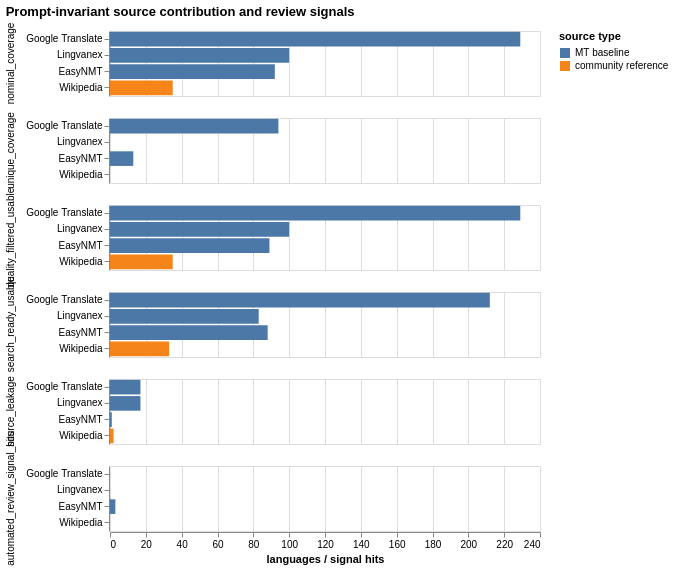

The notebook cell this image was saved under:
### Markdown cell above
### Source Contribution and Signal Synthesis

This table gathers the contribution measures in one place. I use it to keep several facts visible at once: total coverage, unique coverage, overlap with Wikipedia, source-term leakage, automated review signals, and retention after filtering. The point is synthesis, not ranking. A source can be valuable because it verifies another source, expands coverage, or exposes a failure mode that matters methodologically.

### Code cell
import re as _re
import unicodedata as _unicodedata

def _norm_for_alignment(val):
    if not isinstance(val, str):
        return ""
    val = _unicodedata.normalize("NFKC", val).strip().casefold()
    val = _re.sub(r"\s+", " ", val)
    return val.strip(" .,:;!?¡¿()[]{}\"'`“”‘’/")

def _quality_failure(val):
    _, action = curate_translation(val)
    return (
        action in ("nulled", "placeholder")
        or is_repetition_loop(val)
        or has_extreme_term_length(val)
        or has_unicode_escape(val)
    )

def _review_signal_count(vals):
    total = 0
    for val in vals:
        _, action = curate_translation(val)
        total += int(action in ("nulled", "stripped", "placeholder"))
        total += int(is_repetition_loop(val))
        total += int(has_extreme_term_length(val))
        total += int(has_unicode_escape(val))
    return total

wiki_col = BASELINE_SERVICES.get("Wikipedia")
wiki_lookup = {}
if wiki_col and wiki_col in df.columns:
    wiki_lookup = {
        row["language_code"]: _norm_for_alignment(row[wiki_col])
        for _, row in df[df[wiki_col].notna()][["language_code", wiki_col]].iterrows()
    }

summary_rows = []
for svc, col in BASELINE_SERVICES.items():
    if col not in df.columns:
        continue

    covered_df = df[df[col].notna()][["language_code", col]].copy()
    covered_set = set(covered_df["language_code"])
    covered = len(covered_set)
    vals = covered_df[col].astype(str)

    other_sets = [cov_sets[k] for k in cov_sets if k != svc]
    unique_to_source = len(covered_set - set().union(*other_sets)) if other_sets else covered
    source_leakage = int(vals.apply(lambda v: has_source_leakage(v, TERM)).sum())
    exact_passthrough = int((vals.str.strip().str.casefold() == TERM.casefold()).sum())
    review_signal_hits = _review_signal_count(vals)
    quality_filtered_usable = int((~vals.apply(_quality_failure)).sum())
    search_ready_usable = int((~vals.apply(lambda v: _quality_failure(v) or has_source_leakage(v, TERM))).sum())

    wiki_match_rate = None
    if svc != "Wikipedia" and wiki_lookup:
        comparable = covered_df[covered_df["language_code"].isin(wiki_lookup)]
        if len(comparable):
            matches = comparable.apply(
                lambda row: _norm_for_alignment(row[col]) == wiki_lookup.get(row["language_code"], ""),
                axis=1,
            )
            wiki_match_rate = round(100 * matches.mean(), 1)

    summary_rows.append({
        "source": svc,
        "source_type": "community reference" if svc == "Wikipedia" else "MT baseline",
        "nominal_coverage": covered,
        "unique_coverage": unique_to_source,
        "source_leakage": source_leakage,
        "exact_passthrough": exact_passthrough,
        "automated_review_signal_hits": review_signal_hits,
        "quality_filtered_usable": quality_filtered_usable,
        "search_ready_usable": search_ready_usable,
        "wiki_exact_match_rate_pct": wiki_match_rate,
    })

source_signal_summary = pd.DataFrame(summary_rows).sort_values("nominal_coverage", ascending=False)
source_signal_summary["source_leakage_rate_pct"] = (
    source_signal_summary["source_leakage"] / source_signal_summary["nominal_coverage"] * 100
).round(1)
source_signal_summary["search_ready_retention_pct"] = (
    source_signal_summary["search_ready_usable"] / source_signal_summary["nominal_coverage"] * 100
).round(1)

display(source_signal_summary)

synth_long = source_signal_summary.melt(
    id_vars=["source", "source_type"],
    value_vars=[
        "nominal_coverage", "unique_coverage", "quality_filtered_usable",
        "search_ready_usable", "source_leakage", "automated_review_signal_hits",
    ],
    var_name="signal",
    value_name="n_languages",
)
signal_order = [
    "nominal_coverage", "unique_coverage", "quality_filtered_usable",
    "search_ready_usable", "source_leakage", "automated_review_signal_hits",
]
chart = alt.Chart(synth_long).mark_bar().encode(
    x=alt.X("n_languages:Q", title="languages / signal hits"),
    y=alt.Y("source:N", sort=alt.SortField("n_languages", order="descending"), title=None),
    color=alt.Color("source_type:N", title="source type"),
    row=alt.Row("signal:N", sort=signal_order, title=None),
    tooltip=["source:N", "source_type:N", "signal:N", "n_languages:Q"],
).properties(width=430, height=65, title="Prompt-invariant source contribution and review signals")
display(chart)

### Figure 1 — Vega specification as saved in the notebook (floating-point values rounded to 4 significant figures)
{"$schema": "https://vega.github.io/schema/vega/v6.json", "data": [{"name": "source_0", "values": [{"source": "Google Translate", "source_type": "MT baseline", "signal": "nominal_coverage", "n_languages": 229, "row_signal_sort_index": 0.0}, {"source": "Lingvanex", "source_type": "MT baseline", "signal": "nominal_coverage", "n_languages": 100, "row_signal_sort_index": 0.0}, {"source": "EasyNMT", "source_type": "MT baseline", "signal": "nominal_coverage", "n_languages": 92, "row_signal_sort_index": 0.0}, {"source": "Wikipedia", "source_type": "community reference", "signal": "nominal_coverage", "n_languages": 35, "row_signal_sort_index": 0.0}, {"source": "Google Translate", "source_type": "MT baseline", "signal": "unique_coverage", "n_languages": 94, "row_signal_sort_index": 1.0}, {"source": "Lingvanex", "source_type": "MT baseline", "signal": "unique_coverage", "n_languages": 0, "row_signal_sort_index": 1.0}, {"source": "EasyNMT", "source_type": "MT baseline", "signal": "unique_coverage", "n_languages": 13, "row_signal_sort_index": 1.0}, {"source": "Wikipedia", "source_type": "community reference", "signal": "unique_coverage", "n_languages": 0, "row_signal_sort_index": 1.0}, {"source": "Google Translate", "source_type": "MT baseline", "signal": "quality_filtered_usable", "n_languages": 229, "row_signal_sort_index": 2.0}, {"source": "Lingvanex", "source_type": "MT baseline", "signal": "quality_filtered_usable", "n_languages": 100, "row_signal_sort_index": 2.0}, {"source": "EasyNMT", "source_type": "MT baseline", "signal": "quality_filtered_usable", "n_languages": 89, "row_signal_sort_index": 2.0}, {"source": "Wikipedia", "source_type": "community reference", "signal": "quality_filtered_usable", "n_languages": 35, "row_signal_sort_index": 2.0}, {"source": "Google Translate", "source_type": "MT baseline", "signal": "search_ready_usable", "n_languages": 212, "row_signal_sort_index": 3.0}, {"source": "Lingvanex", "source_type": "MT baseline", "signal": "search_ready_usable", "n_languages": 83, "row_signal_sort_index": 3.0}, {"source": "EasyNMT", "source_type": "MT baseline", "signal": "search_ready_usable", "n_languages": 88, "row_signal_sort_index": 3.0}, {"source": "Wikipedia", "source_type": "community reference", "signal": "search_ready_usable", "n_languages": 33, "row_signal_sort_index": 3.0}, {"source": "Google Translate", "source_type": "MT baseline", "signal": "source_leakage", "n_languages": 17, "row_signal_sort_index": 4.0}, {"source": "Lingvanex", "source_type": "MT baseline", "signal": "source_leakage", "n_languages": 17, "row_signal_sort_index": 4.0}, {"source": "EasyNMT", "source_type": "MT baseline", "signal": "source_leakage", "n_languages": 1, "row_signal_sort_index": 4.0}, {"source": "Wikipedia", "source_type": "community reference", "signal": "source_leakage", "n_languages": 2, "row_signal_sort_index": 4.0}, {"source": "Google Translate", "source_type": "MT baseline", "signal": "automated_review_signal_hits", "n_languages": 0, "row_signal_sort_index": 5.0}, {"source": "Lingvanex", "source_type": "MT baseline", "signal": "automated_review_signal_hits", "n_languages": 0, "row_signal_sort_index": 5.0}, {"source": "EasyNMT", "source_type": "MT baseline", "signal": "automated_review_signal_hits", "n_languages": 3, "row_signal_sort_index": 5.0}, {"source": "Wikipedia", "source_type": "community reference", "signal": "automated_review_signal_hits", "n_languages": 0, "row_signal_sort_index": 5.0}]}, {"name": "row_domain", "values": [{"signal": "nominal_coverage", "row_signal_sort_index": 0.0}, {"signal": "unique_coverage", "row_signal_sort_index": 1.0}, {"signal": "quality_filtered_usable", "row_signal_sort_index": 2.0}, {"signal": "search_ready_usable", "row_signal_sort_index": 3.0}, {"signal": "source_leakage", "row_signal_sort_index": 4.0}, {"signal": "automated_review_signal_hits", "row_signal_sort_index": 5.0}]}, {"name": "data_2", "values": [{"n_languages_end": 229.0, "n_languages_start": 0.0, "source_type": "MT baseline"}, {"n_languages_end": 100.0, "n_languages_start": 0.0, "source_type": "MT baseline"}, {"n_languages_end": 92.0, "n_languages_start": 0.0, "source_type": "MT baseline"}, {"n_languages_end": 35.0, "n_languages_start": 0.0, "source_type": "community reference"}, {"n_languages_end": 94.0, "n_languages_start": 0.0, "source_type": "MT baseline"}, {"n_languages_end": 0.0, "n_languages_start": 0.0, "source_type": "MT baseline"}, {"n_languages_end": 13.0, "n_languages_start": 0.0, "source_type": "MT baseline"}, {"n_languages_end": 0.0, "n_languages_start": 0.0, "source_type": "community reference"}, {"n_languages_end": 229.0, "n_languages_start": 0.0, "source_type": "MT baseline"}, {"n_languages_end": 100.0, "n_languages_start": 0.0, "source_type": "MT baseline"}, {"n_languages_end": 89.0, "n_languages_start": 0.0, "source_type": "MT baseline"}, {"n_languages_end": 35.0, "n_languages_start": 0.0, "source_type": "community reference"}, {"n_languages_end": 212.0, "n_languages_start": 0.0, "source_type": "MT baseline"}, {"n_languages_end": 83.0, "n_languages_start": 0.0, "source_type": "MT baseline"}, {"n_languages_end": 88.0, "n_languages_start": 0.0, "source_type": "MT baseline"}, {"n_languages_end": 33.0, "n_languages_start": 0.0, "source_type": "community reference"}, {"n_languages_end": 17.0, "n_languages_start": 0.0, "source_type": "MT baseline"}, {"n_languages_end": 17.0, "n_languages_start": 0.0, "source_type": "MT baseline"}, {"n_languages_end": 1.0, "n_languages_start": 0.0, "source_type": "MT baseline"}, {"n_languages_end": 2.0, "n_languages_start": 0.0, "source_type": "community reference"}, {"n_languages_end": 0.0, "n_languages_start": 0.0, "source_type": "MT baseline"}, {"n_languages_end": 0.0, "n_languages_start": 0.0, "source_type": "MT baseline"}, {"n_languages_end": 3.0, "n_languages_start": 0.0, "source_type": "MT baseline"}, {"n_languages_end": 0.0, "n_languages_start": 0.0, "source_type": "community reference"}]}, {"name": "source_0_y_domain_source", "values": [{"sort_field": 781, "source": "Google Translate"}, {"sort_field": 300, "source": "Lingvanex"}, {"sort_field": 286, "source": "EasyNMT"}, {"sort_field": 105, "source": "Wikipedia"}]}, {"name": "data_2_color_domain_source_type", "values": [{"source_type": "MT baseline"}, {"source_type": "community reference"}]}], "signals": [{"name": "child_width", "value": 430}, {"name": "child_height", "value": 65}], "marks": [{"type": "group", "name": "row_header", "from": {"data": "row_domain"}, "sort": {"field": "datum[\"row_signal_sort_index\"]", "order": "ascending"}, "encode": {"update": {"height": {"signal": "child_height"}}}, "axes": [{"scale": "y", "grid": false, "zindex": 0, "orient": "left"}], "title": {"text": {"signal": "isValid(parent[\"signal\"]) ? parent[\"signal\"] : \"\"+parent[\"signal\"]"}, "style": "guide-label", "orient": "left", "offset": 10, "frame": "group"}, "role": "row-header"}, {"type": "group", "name": "column_footer", "encode": {"update": {"width": {"signal": "child_width"}}}, "axes": [{"scale": "x", "title": "languages / signal hits", "grid": false, "labelOverlap": true, "tickCount": {"signal": "ceil(child_width/40)"}, "orient": "bottom", "labelFlush": true, "zindex": 0}], "role": "column-footer"}, {"type": "group", "name": "cell", "from": {"facet": {"data": "source_0", "name": "facet", "groupby": ["signal"], "aggregate": {"fields": ["row_signal_sort_index"], "ops": ["max"], "as": ["row_signal_sort_index"]}}}, "sort": {"field": ["datum[\"row_signal_sort_index\"]"], "order": ["ascending"]}, "encode": {"update": {"width": {"signal": "child_width"}, "height": {"signal": "child_height"}}}, "data": [{"name": "data_0", "source": "facet", "transform": [{"type": "stack", "field": "n_languages", "groupby": ["source"], "sort": {"field": ["source_type"], "order": ["ascending"]}, "as": ["n_languages_start", "n_languages_end"], "offset": "zero"}, {"type": "filter", "expr": "isValid(datum[\"n_languages\"]) && isFinite(+datum[\"n_languages\"])"}, {"type": "project", "fields": ["n_languages", "n_languages_end", "n_languages_start", "signal", "source", "source_type"]}]}], "marks": [{"type": "rect", "name": "child_marks", "from": {"data": "data_0"}, "encode": {"update": {"tooltip": {"signal": "{\"source\": isValid(datum[\"source\"]) ? datum[\"source\"] : \"\"+datum[\"source\"], \"source_type\": isValid(datum[\"source_type\"]) ? datum[\"source_type\"] : \"\"+datum[\"source_type\"], \"signal\": isValid(datum[\"signal\"]) ? datum[\"signal\"] : \"\"+datum[\"signal\"], \"n_languages\": format(datum[\"n_languages\"], \"\")}"}, "x2": {"field": "n_languages_start", "scale": "x"}, "fill": {"field": "source_type", "scale": "color"}, "y": {"field": "source", "scale": "y"}, "height": {"signal": "max(0.25, bandwidth('y'))"}, "x": {"field": "n_languages_end", "scale": "x"}}}, "style": ["bar"]}], "axes": [{"scale": "x", "grid": true, "gridScale": "y", "aria": false, "tickCount": {"signal": "ceil(child_width/40)"}, "orient": "bottom", "labels": false, "maxExtent": 0, "domain": false, "ticks": false, "zindex": 0, "minExtent": 0}], "style": "cell"}], "scales": [{"name": "x", "type": "linear", "domain": {"data": "data_2", "fields": ["n_languages_start", "n_languages_end"]}, "range": [0, {"signal": "child_width"}], "zero": true, "nice": true}, {"name": "y", "type": "band", "domain": {"data": "source_0_y_domain_source", "field": "source", "sort": {"op": "max", "field": "sort_field", "order": "descending"}}, "range": [0, {"signal": "child_height"}], "paddingInner": 0.1, "paddingOuter": 0.05}, {"name": "color", "type": "ordinal", "domain": {"data": "data_2_color_domain_source_type", "field": "source_type", "sort": true}, "range": "category"}], "title": {"text": "Prompt-invariant source contribution and review signals", "anchor": "start"}, "legends": [{"title": "source type", "fill": "color", "symbolType": "square"}], "background": "white", "layout": {"padding": 20, "columns": 1, "bounds": "full", "align": "all"}, "padding": 5}
